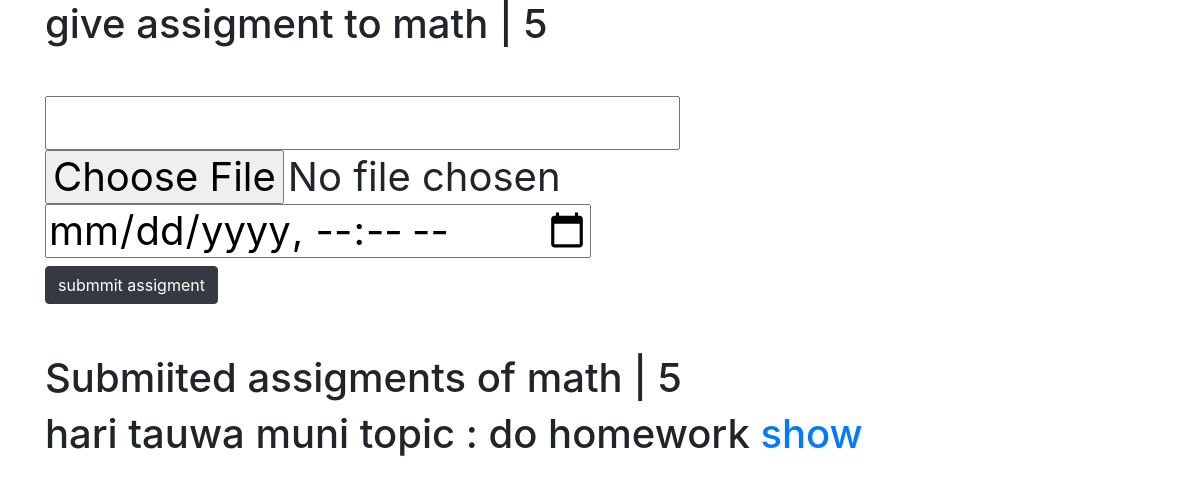
Page /add_assigment/14 (signed in) on the earlier database version.
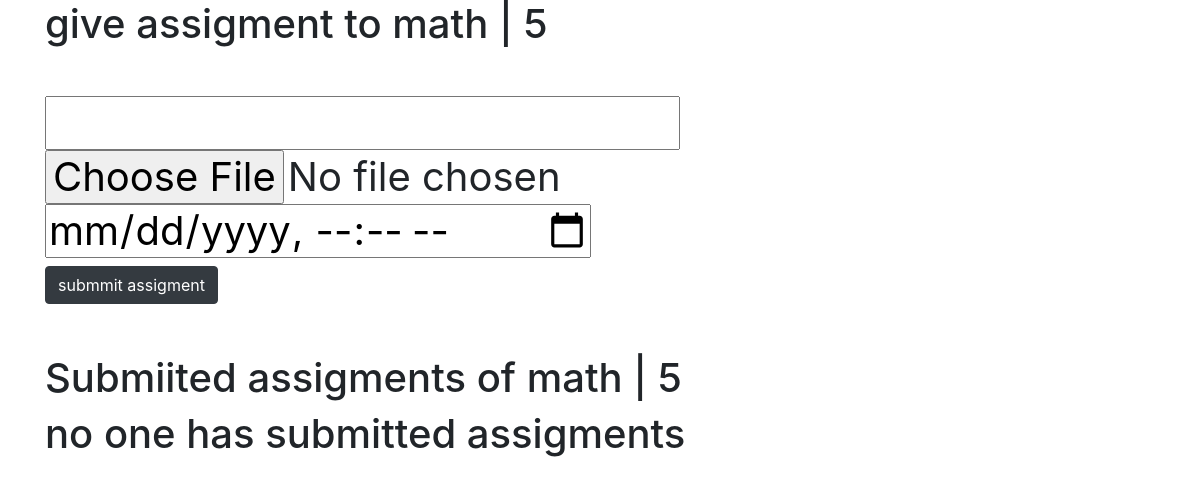
Same page on the later database version.
### home/models.py (models this page shows)
class submmitted_assigmet(models.Model):
    student = models.ForeignKey(student, on_delete=models.CASCADE)
    assigment = models.OneToOneField('Assigment', on_delete=models.DO_NOTHING)
    submitted = models.FileField(
        upload_to='media/student_subbmit_assigment', max_length=100)
    subject = models.ForeignKey('Subject', on_delete=models.CASCADE)
    def __str__(self):
        return f'{self.student} , | {self.assigment}'

class student(models.Model):
    user_name = models.OneToOneField(User, on_delete=models.CASCADE)
    full_name = models.CharField(max_length=20)
    grade = models.ForeignKey(grade, on_delete=models.CASCADE)
    age = models.IntegerField(null=True)
    father_name = models.CharField(max_length=20)
    mothers_name = models.CharField(max_length=20)
    joined_year = models.DateField(auto_now=True, null=True)
    email = models.EmailField()
    def __str__(self):
        return str(self.full_name)

class Assigment(models.Model):
    name = models.FileField(upload_to='media/techer_give_assigment')
    topic = models.CharField(max_length=20)
    garde = models.ForeignKey(grade, on_delete=models.CASCADE)
    teacher = models.ForeignKey(Teacher, on_delete=models.CASCADE)
    subject = models.ForeignKey(Subject, on_delete=models.CASCADE)
    due_date = models.DateTimeField()
    def __str__(self):
        return f'{self.name} | {self.garde} | {self.teacher} | {self.subject}'

### home/views.py (the view, shortened to what this page needs)
# urls.py: path('add_assigment/<int:pk>', add_assigment, name="add_assigment"),
@login_required(login_url='login')
def add_assigment(request, pk):
    try:
        give_assigment = Subject.objects.get(pk=pk)
        Show_assigment = submmitted_assigmet.objects.filter(
            subject=give_assigment)
    except:
        return redirect('home')
    print(give_assigment, Show_assigment)
    print(Show_assigment)
    context = {
        'assigment': give_assigment,
        'student_ass': Show_assigment,
    }
    return render(request, 'teacher_submmit.html', context)

### home/models.py (called while the page is built)
    def __str__(self):
        return ("class: "+str(self.name))

    def __str__(self):
        return self.name + " | " + str(self.grade.name)

    def __str__(self):
        return str(self.full_name)

### templates/teacher_submmit.html (shortened to what this page needs)
<!DOCTYPE html>
<html lang="en">
  <head>
    <link
      rel="stylesheet"
      href="https://cdn.jsdelivr.net/npm/bootstrap@4.5.3/dist/css/bootstrap.min.css"
    />
  </head>
  <body>
    <div class="container">
      <h1>
        give assigment to {{assigment}}
        <br />
        <br />
        <form method="POST" enctype="multipart/form-data">
          <input type="text" name="assigment" />
          <input type="file" id="file" name="file" />
          <input type="datetime-local" name="date_s" />
          <br />
          <button class="btn btn-dark">submmit assigment</button>
          <br />
          <br />
          Submiited assigments of {{assigment}}
          <br />
        </form>
        {% if student_ass %} {%for assi in student_ass %}
        {{assi.student.full_name}} topic : {{assi.assigment.topic}}
        <a href="{{assi.submitted.url}}" target="_blank">show</a>
        {% endfor %} {% else %} no one has submitted assigments {% endif %}
      </h1>
    </div>
  </body>
</html>

Differences in the rows shown:
no longer on this page (row edited): submmitted_assigmet: student.full_name "hari tauwa muni", assigment.topic "do homework"
Other differences:
text now shown: "no one has submitted assigments"
